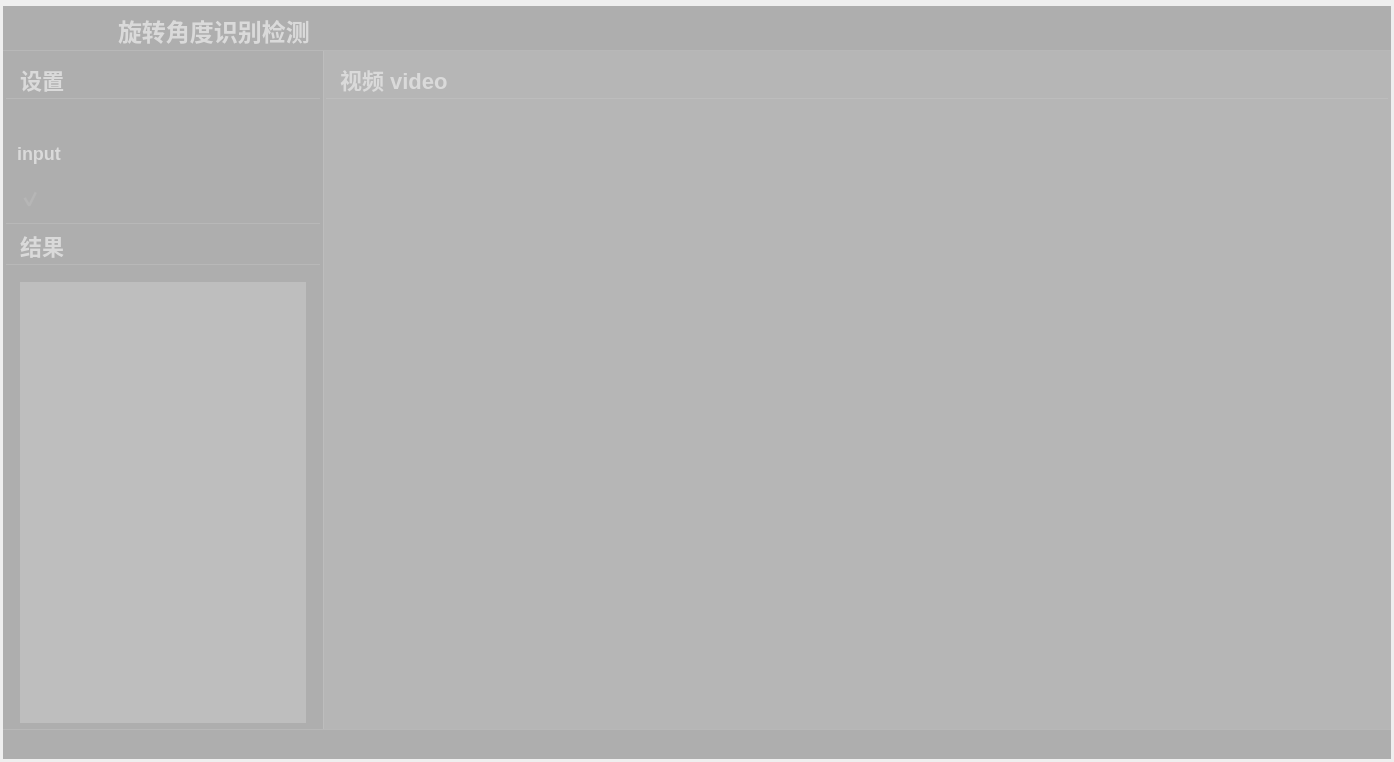
<?xml version="1.0" encoding="UTF-8"?>
<ui version="4.0">
 <class>mainWindow</class>
 <widget class="QMainWindow" name="mainWindow">
  <property name="geometry">
   <rect>
    <x>0</x>
    <y>0</y>
    <width>1394</width>
    <height>762</height>
   </rect>
  </property>
  <property name="mouseTracking">
   <bool>true</bool>
  </property>
  <property name="windowTitle">
   <string>YOLOv5检测界面</string>
  </property>
  <property name="windowIcon">
   <iconset>
    <normaloff>:/img/icon/图片1.png</normaloff>:/img/icon/图片1.png</iconset>
  </property>
  <property name="styleSheet">
   <string notr="true">#mainWindow{border:none;}</string>
  </property>
  <widget class="QWidget" name="centralwidget">
   <property name="styleSheet">
    <string notr="true"/>
   </property>
   <layout class="QVBoxLayout" name="verticalLayout_2">
    <property name="spacing">
     <number>0</number>
    </property>
    <property name="leftMargin">
     <number>0</number>
    </property>
    <property name="topMargin">
     <number>0</number>
    </property>
    <property name="rightMargin">
     <number>0</number>
    </property>
    <property name="bottomMargin">
     <number>0</number>
    </property>
    <item>
     <widget class="QGroupBox" name="groupBox_18">
      <property name="styleSheet">
       <string notr="true">#groupBox_18{border-image: url(:/beijing/beijing1.png);
border: 0px solid #42adff;
border-radius:5px;}</string>
      </property>
      <property name="title">
       <string/>
      </property>
      <layout class="QVBoxLayout" name="verticalLayout_6">
       <property name="spacing">
        <number>0</number>
       </property>
       <property name="leftMargin">
        <number>0</number>
       </property>
       <property name="topMargin">
        <number>0</number>
       </property>
       <property name="rightMargin">
        <number>0</number>
       </property>
       <property name="bottomMargin">
        <number>0</number>
       </property>
       <item>
        <widget class="QGroupBox" name="groupBox">
         <property name="minimumSize">
          <size>
           <width>0</width>
           <height>45</height>
          </size>
         </property>
         <property name="maximumSize">
          <size>
           <width>16777215</width>
           <height>45</height>
          </size>
         </property>
         <property name="styleSheet">
          <string notr="true">#groupBox{
background-color: rgba(75, 75, 75, 100);
border: 0px solid #42adff;
border-left: 0px solid rgba(29, 83, 185, 255);
border-right: 0px solid rgba(29, 83, 185, 255);
border-bottom: 1px solid rgba(200, 200, 200,100);
;
border-radius:0px;}</string>
         </property>
         <property name="title">
          <string/>
         </property>
         <layout class="QHBoxLayout" name="horizontalLayout">
          <property name="spacing">
           <number>0</number>
          </property>
          <property name="topMargin">
           <number>0</number>
          </property>
          <property name="bottomMargin">
           <number>0</number>
          </property>
          <item>
           <widget class="QLabel" name="label_7">
            <property name="minimumSize">
             <size>
              <width>40</width>
              <height>40</height>
             </size>
            </property>
            <property name="maximumSize">
             <size>
              <width>40</width>
              <height>40</height>
             </size>
            </property>
            <property name="styleSheet">
             <string notr="true">image: url(:/img/icon/conan.png);
image: url(:/beijing/tubiao.jpg);</string>
            </property>
            <property name="text">
             <string/>
            </property>
           </widget>
          </item>
          <item>
           <spacer name="horizontalSpacer_2">
            <property name="orientation">
             <enum>Qt::Horizontal</enum>
            </property>
            <property name="sizeHint" stdset="0">
             <size>
              <width>40</width>
              <height>20</height>
             </size>
            </property>
           </spacer>
          </item>
          <item>
           <widget class="QLabel" name="label_4">
            <property name="styleSheet">
             <string notr="true">QLabel
{
	font-size: 24px;
	font-family: &quot;Microsoft YaHei&quot;;
	font-weight: bold;
 		border-radius:9px;
		background:rgba(66, 195, 255, 0);
color: rgb(218, 218, 218);
}
</string>
            </property>
            <property name="text">
             <string>旋转角度识别检测</string>
            </property>
           </widget>
          </item>
          <item>
           <spacer name="horizontalSpacer_21">
            <property name="orientation">
             <enum>Qt::Horizontal</enum>
            </property>
            <property name="sizeHint" stdset="0">
             <size>
              <width>40</width>
              <height>20</height>
             </size>
            </property>
           </spacer>
          </item>
          <item>
           <spacer name="horizontalSpacer_20">
            <property name="orientation">
             <enum>Qt::Horizontal</enum>
            </property>
            <property name="sizeHint" stdset="0">
             <size>
              <width>40</width>
              <height>20</height>
             </size>
            </property>
           </spacer>
          </item>
          <item>
           <spacer name="horizontalSpacer_19">
            <property name="orientation">
             <enum>Qt::Horizontal</enum>
            </property>
            <property name="sizeHint" stdset="0">
             <size>
              <width>40</width>
              <height>20</height>
             </size>
            </property>
           </spacer>
          </item>
          <item>
           <spacer name="horizontalSpacer_18">
            <property name="orientation">
             <enum>Qt::Horizontal</enum>
            </property>
            <property name="sizeHint" stdset="0">
             <size>
              <width>40</width>
              <height>20</height>
             </size>
            </property>
           </spacer>
          </item>
          <item>
           <spacer name="horizontalSpacer_17">
            <property name="orientation">
             <enum>Qt::Horizontal</enum>
            </property>
            <property name="sizeHint" stdset="0">
             <size>
              <width>40</width>
              <height>20</height>
             </size>
            </property>
           </spacer>
          </item>
          <item>
           <spacer name="horizontalSpacer_12">
            <property name="orientation">
             <enum>Qt::Horizontal</enum>
            </property>
            <property name="sizeHint" stdset="0">
             <size>
              <width>40</width>
              <height>20</height>
             </size>
            </property>
           </spacer>
          </item>
          <item>
           <spacer name="horizontalSpacer_11">
            <property name="orientation">
             <enum>Qt::Horizontal</enum>
            </property>
            <property name="sizeHint" stdset="0">
             <size>
              <width>40</width>
              <height>20</height>
             </size>
            </property>
           </spacer>
          </item>
          <item>
           <spacer name="horizontalSpacer_16">
            <property name="orientation">
             <enum>Qt::Horizontal</enum>
            </property>
            <property name="sizeHint" stdset="0">
             <size>
              <width>40</width>
              <height>20</height>
             </size>
            </property>
           </spacer>
          </item>
          <item>
           <spacer name="horizontalSpacer_7">
            <property name="orientation">
             <enum>Qt::Horizontal</enum>
            </property>
            <property name="sizeHint" stdset="0">
             <size>
              <width>40</width>
              <height>20</height>
             </size>
            </property>
           </spacer>
          </item>
          <item>
           <spacer name="horizontalSpacer_10">
            <property name="orientation">
             <enum>Qt::Horizontal</enum>
            </property>
            <property name="sizeHint" stdset="0">
             <size>
              <width>40</width>
              <height>20</height>
             </size>
            </property>
           </spacer>
          </item>
          <item>
           <spacer name="horizontalSpacer_9">
            <property name="orientation">
             <enum>Qt::Horizontal</enum>
            </property>
            <property name="sizeHint" stdset="0">
             <size>
              <width>40</width>
              <height>20</height>
             </size>
            </property>
           </spacer>
          </item>
          <item>
           <spacer name="horizontalSpacer_8">
            <property name="orientation">
             <enum>Qt::Horizontal</enum>
            </property>
            <property name="sizeHint" stdset="0">
             <size>
              <width>40</width>
              <height>20</height>
             </size>
            </property>
           </spacer>
          </item>
          <item>
           <spacer name="horizontalSpacer_6">
            <property name="orientation">
             <enum>Qt::Horizontal</enum>
            </property>
            <property name="sizeHint" stdset="0">
             <size>
              <width>40</width>
              <height>20</height>
             </size>
            </property>
           </spacer>
          </item>
          <item>
           <spacer name="horizontalSpacer_5">
            <property name="orientation">
             <enum>Qt::Horizontal</enum>
            </property>
            <property name="sizeHint" stdset="0">
             <size>
              <width>40</width>
              <height>20</height>
             </size>
            </property>
           </spacer>
          </item>
          <item>
           <spacer name="horizontalSpacer_4">
            <property name="orientation">
             <enum>Qt::Horizontal</enum>
            </property>
            <property name="sizeHint" stdset="0">
             <size>
              <width>40</width>
              <height>20</height>
             </size>
            </property>
           </spacer>
          </item>
          <item>
           <spacer name="horizontalSpacer_3">
            <property name="orientation">
             <enum>Qt::Horizontal</enum>
            </property>
            <property name="sizeHint" stdset="0">
             <size>
              <width>40</width>
              <height>20</height>
             </size>
            </property>
           </spacer>
          </item>
          <item>
           <spacer name="horizontalSpacer">
            <property name="orientation">
             <enum>Qt::Horizontal</enum>
            </property>
            <property name="sizeHint" stdset="0">
             <size>
              <width>40</width>
              <height>20</height>
             </size>
            </property>
           </spacer>
          </item>
          <item>
           <layout class="QHBoxLayout" name="horizontalLayout_5">
            <property name="spacing">
             <number>0</number>
            </property>
           </layout>
          </item>
         </layout>
        </widget>
       </item>
       <item>
        <layout class="QHBoxLayout" name="horizontalLayout_7">
         <property name="spacing">
          <number>0</number>
         </property>
         <item>
          <widget class="QGroupBox" name="groupBox_8">
           <property name="minimumSize">
            <size>
             <width>320</width>
             <height>0</height>
            </size>
           </property>
           <property name="maximumSize">
            <size>
             <width>320</width>
             <height>16777215</height>
            </size>
           </property>
           <property name="styleSheet">
            <string notr="true">#groupBox_8{
background-color: rgba(75, 75, 75, 100);
border: 0px solid #42adff;
border-radius:0px;}
</string>
           </property>
           <property name="title">
            <string/>
           </property>
           <layout class="QVBoxLayout" name="verticalLayout_8" stretch="0,0,0,0,0,0,0,0">
            <property name="spacing">
             <number>11</number>
            </property>
            <property name="leftMargin">
             <number>0</number>
            </property>
            <property name="topMargin">
             <number>0</number>
            </property>
            <property name="rightMargin">
             <number>0</number>
            </property>
            <property name="bottomMargin">
             <number>0</number>
            </property>
            <item>
             <widget class="QGroupBox" name="groupBox_2">
              <property name="minimumSize">
               <size>
                <width>0</width>
                <height>42</height>
               </size>
              </property>
              <property name="maximumSize">
               <size>
                <width>16777215</width>
                <height>42</height>
               </size>
              </property>
              <property name="styleSheet">
               <string notr="true">#groupBox_2{
border: 0px solid #42adff;
border-bottom: 1px solid rgba(200, 200, 200,100);
border-radius:0px;}</string>
              </property>
              <property name="title">
               <string/>
              </property>
              <layout class="QHBoxLayout" name="horizontalLayout_35">
               <property name="leftMargin">
                <number>11</number>
               </property>
               <property name="topMargin">
                <number>0</number>
               </property>
               <property name="rightMargin">
                <number>11</number>
               </property>
               <property name="bottomMargin">
                <number>0</number>
               </property>
               <item>
                <widget class="QLabel" name="label_5">
                 <property name="minimumSize">
                  <size>
                   <width>0</width>
                   <height>0</height>
                  </size>
                 </property>
                 <property name="maximumSize">
                  <size>
                   <width>16777215</width>
                   <height>40</height>
                  </size>
                 </property>
                 <property name="styleSheet">
                  <string notr="true">QLabel
{
	font-size: 22px;
	font-family: &quot;Microsoft YaHei&quot;;
	font-weight: bold;
 		border-radius:9px;
		background:rgba(66, 195, 255, 0);
color: rgb(218, 218, 218);

}
</string>
                 </property>
                 <property name="text">
                  <string>&lt;html&gt;&lt;head/&gt;&lt;body&gt;&lt;p&gt;设置&lt;/p&gt;&lt;/body&gt;&lt;/html&gt;</string>
                 </property>
                </widget>
               </item>
               <item>
                <spacer name="horizontalSpacer_13">
                 <property name="orientation">
                  <enum>Qt::Horizontal</enum>
                 </property>
                 <property name="sizeHint" stdset="0">
                  <size>
                   <width>37</width>
                   <height>39</height>
                  </size>
                 </property>
                </spacer>
               </item>
              </layout>
             </widget>
            </item>
            <item>
             <widget class="QLabel" name="label">
              <property name="text">
               <string/>
              </property>
             </widget>
            </item>
            <item>
             <layout class="QHBoxLayout" name="horizontalLayout_2">
              <property name="leftMargin">
               <number>11</number>
              </property>
              <property name="rightMargin">
               <number>11</number>
              </property>
             </layout>
            </item>
            <item>
             <layout class="QHBoxLayout" name="horizontalLayout_9">
              <property name="leftMargin">
               <number>11</number>
              </property>
              <property name="rightMargin">
               <number>0</number>
              </property>
              <item>
               <widget class="QLabel" name="label_10">
                <property name="maximumSize">
                 <size>
                  <width>80</width>
                  <height>16777215</height>
                 </size>
                </property>
                <property name="styleSheet">
                 <string notr="true">QLabel
{
	font-size: 18px;
	font-family: &quot;Microsoft YaHei&quot;;
	font-weight: bold;
 		border-radius:9px;
		background:rgba(66, 195, 255, 0);
color: rgb(218, 218, 218);
}
</string>
                </property>
                <property name="text">
                 <string>input</string>
                </property>
               </widget>
              </item>
              <item>
               <layout class="QHBoxLayout" name="horizontalLayout_11">
                <item>
                 <widget class="QGroupBox" name="groupBox_5">
                  <property name="styleSheet">
                   <string notr="true">#groupBox_5{
background-color: rgba(48,148,243,0);
border: 0px solid #42adff;
border-left: 0px solid #d9d9d9;
border-right: 0px solid rgba(29, 83, 185, 255);
border-radius:0px;}</string>
                  </property>
                  <property name="title">
                   <string/>
                  </property>
                  <layout class="QHBoxLayout" name="horizontalLayout_8">
                   <property name="leftMargin">
                    <number>0</number>
                   </property>
                   <property name="topMargin">
                    <number>0</number>
                   </property>
                   <property name="rightMargin">
                    <number>0</number>
                   </property>
                   <property name="bottomMargin">
                    <number>0</number>
                   </property>
                   <item>
                    <widget class="QPushButton" name="fileButton">
                     <property name="minimumSize">
                      <size>
                       <width>55</width>
                       <height>28</height>
                      </size>
                     </property>
                     <property name="maximumSize">
                      <size>
                       <width>16777215</width>
                       <height>28</height>
                      </size>
                     </property>
                     <property name="toolTip">
                      <string>file</string>
                     </property>
                     <property name="styleSheet">
                      <string notr="true">QPushButton{font-family: &quot;Microsoft YaHei&quot;;
	image: url(:/beijing/打开.png);
font-size: 14px;
font-weight: bold;
color:white;
text-align: center center;
padding-left: 5px;
padding-right: 5px;
padding-top: 4px;
padding-bottom: 4px;
border-style: solid;
border-width: 0px;
border-color: rgba(255, 255, 255, 255);
border-radius: 3px;
background-color: rgba(200, 200, 200,0);}

QPushButton:focus{outline: none;}

QPushButton::pressed{font-family: &quot;Microsoft YaHei&quot;;
                     font-size: 14px;
                     font-weight: bold;
                     color:rgb(200,200,200);
                     text-align: center center;
                     padding-left: 5px;
                     padding-right: 5px;
                     padding-top: 4px;
                     padding-bottom: 4px;
                     border-style: solid;
                     border-width: 0px;
                     border-color: rgba(255, 255, 255, 255);
                     border-radius: 3px;
                     background-color:  #bf513b;}

QPushButton::disabled{font-family: &quot;Microsoft YaHei&quot;;
                     font-size: 14px;
                     font-weight: bold;
                     color:rgb(200,200,200);
                     text-align: center center;
                     padding-left: 5px;
                     padding-right: 5px;
                     padding-top: 4px;
                     padding-bottom: 4px;
                     border-style: solid;
                     border-width: 0px;
                     border-color: rgba(255, 255, 255, 255);
                     border-radius: 3px;
                     background-color:  #bf513b;}
QPushButton::hover {
border-style: solid;
border-width: 0px;
border-radius: 0px;
background-color: rgba(48,148,243,80);}</string>
                     </property>
                     <property name="text">
                      <string/>
                     </property>
                     <property name="icon">
                      <iconset>
                       <normaloff>:/img/icon/打开.png</normaloff>:/img/icon/打开.png</iconset>
                     </property>
                    </widget>
                   </item>
                   <item>
                    <widget class="QPushButton" name="cameraButton">
                     <property name="minimumSize">
                      <size>
                       <width>55</width>
                       <height>28</height>
                      </size>
                     </property>
                     <property name="maximumSize">
                      <size>
                       <width>16777215</width>
                       <height>28</height>
                      </size>
                     </property>
                     <property name="toolTip">
                      <string>camera</string>
                     </property>
                     <property name="styleSheet">
                      <string notr="true">QPushButton{font-family: &quot;Microsoft YaHei&quot;;
	image: url(:/beijing/摄像头开.png);
font-size: 14px;
font-weight: bold;
color:white;
text-align: center center;
padding-left: 5px;
padding-right: 5px;
padding-top: 4px;
padding-bottom: 4px;
border-style: solid;
border-width: 0px;
border-color: rgba(255, 255, 255, 255);
border-radius: 3px;
background-color: rgba(48,148,243,0);}

QPushButton:focus{outline: none;}

QPushButton::pressed{font-family: &quot;Microsoft YaHei&quot;;
                     font-size: 14px;
                     font-weight: bold;
                     color:rgb(200,200,200);
                     text-align: center center;
                     padding-left: 5px;
                     padding-right: 5px;
                     padding-top: 4px;
                     padding-bottom: 4px;
                     border-style: solid;
                     border-width: 0px;
                     border-color: rgba(255, 255, 255, 255);
                     border-radius: 3px;
                     background-color:  #bf513b;}

QPushButton::disabled{font-family: &quot;Microsoft YaHei&quot;;
                     font-size: 14px;
                     font-weight: bold;
                     color:rgb(200,200,200);
                     text-align: center center;
                     padding-left: 5px;
                     padding-right: 5px;
                     padding-top: 4px;
                     padding-bottom: 4px;
                     border-style: solid;
                     border-width: 0px;
                     border-color: rgba(255, 255, 255, 255);
                     border-radius: 3px;
                     background-color:  #bf513b;}
QPushButton::hover {
border-style: solid;
border-width: 0px;
border-radius: 0px;
background-color: rgba(48,148,243,80);}</string>
                     </property>
                     <property name="text">
                      <string/>
                     </property>
                     <property name="icon">
                      <iconset>
                       <normaloff>:/img/icon/摄像头开.png</normaloff>:/img/icon/摄像头开.png</iconset>
                     </property>
                    </widget>
                   </item>
                   <item>
                    <widget class="QPushButton" name="rtspButton">
                     <property name="minimumSize">
                      <size>
                       <width>55</width>
                       <height>28</height>
                      </size>
                     </property>
                     <property name="maximumSize">
                      <size>
                       <width>16777215</width>
                       <height>28</height>
                      </size>
                     </property>
                     <property name="toolTip">
                      <string>rtsp</string>
                     </property>
                     <property name="styleSheet">
                      <string notr="true">QPushButton{font-family: &quot;Microsoft YaHei&quot;;
	image: url(:/beijing/实时视频流解析.png);
font-size: 14px;
font-weight: bold;
color:white;
text-align: center center;
padding-left: 5px;
padding-right: 5px;
padding-top: 4px;
padding-bottom: 4px;
border-style: solid;
border-width: 0px;
border-color: rgba(255, 255, 255, 255);
border-radius: 3px;
background-color: rgba(48,148,243,0);}

QPushButton:focus{outline: none;}

QPushButton::pressed{font-family: &quot;Microsoft YaHei&quot;;
                     font-size: 14px;
                     font-weight: bold;
                     color:rgb(200,200,200);
                     text-align: center center;
                     padding-left: 5px;
                     padding-right: 5px;
                     padding-top: 4px;
                     padding-bottom: 4px;
                     border-style: solid;
                     border-width: 0px;
                     border-color: rgba(255, 255, 255, 255);
                     border-radius: 3px;
                     background-color:  #bf513b;}

QPushButton::disabled{font-family: &quot;Microsoft YaHei&quot;;
                     font-size: 14px;
                     font-weight: bold;
                     color:rgb(200,200,200);
                     text-align: center center;
                     padding-left: 5px;
                     padding-right: 5px;
                     padding-top: 4px;
                     padding-bottom: 4px;
                     border-style: solid;
                     border-width: 0px;
                     border-color: rgba(255, 255, 255, 255);
                     border-radius: 3px;
                     background-color:  #bf513b;}
QPushButton::hover {
border-style: solid;
border-width: 0px;
border-radius: 0px;
background-color: rgba(48,148,243,80);}</string>
                     </property>
                     <property name="text">
                      <string/>
                     </property>
                     <property name="icon">
                      <iconset>
                       <normaloff>:/img/icon/实时视频流解析.png</normaloff>:/img/icon/实时视频流解析.png</iconset>
                     </property>
                    </widget>
                   </item>
                  </layout>
                 </widget>
                </item>
               </layout>
              </item>
             </layout>
            </item>
            <item>
             <layout class="QVBoxLayout" name="verticalLayout">
              <property name="spacing">
               <number>4</number>
              </property>
              <property name="leftMargin">
               <number>11</number>
              </property>
              <property name="rightMargin">
               <number>11</number>
              </property>
             </layout>
            </item>
            <item>
             <layout class="QVBoxLayout" name="verticalLayout_5">
              <property name="spacing">
               <number>4</number>
              </property>
              <property name="leftMargin">
               <number>11</number>
              </property>
              <property name="rightMargin">
               <number>11</number>
              </property>
             </layout>
            </item>
            <item>
             <widget class="QGroupBox" name="groupBox_6">
              <property name="minimumSize">
               <size>
                <width>0</width>
                <height>0</height>
               </size>
              </property>
              <property name="maximumSize">
               <size>
                <width>16777215</width>
                <height>42</height>
               </size>
              </property>
              <property name="styleSheet">
               <string notr="true">#groupBox_6{
border: 0px solid #42adff;
border-radius:0px;}</string>
              </property>
              <property name="title">
               <string/>
              </property>
              <layout class="QHBoxLayout" name="horizontalLayout_36">
               <property name="leftMargin">
                <number>11</number>
               </property>
               <property name="topMargin">
                <number>0</number>
               </property>
               <property name="rightMargin">
                <number>11</number>
               </property>
               <property name="bottomMargin">
                <number>0</number>
               </property>
               <item>
                <widget class="QCheckBox" name="saveCheckBox">
                 <property name="styleSheet">
                  <string notr="true">
QCheckBox
{font-size: 18px;
	font-family: &quot;Microsoft YaHei&quot;;
	font-weight: bold;
 		border-radius:9px;
		background:rgba(66, 195, 255, 0);
color: rgb(218, 218, 218);;}

QCheckBox::indicator {
	width: 20px;
	height: 20px;
}
QCheckBox::indicator:unchecked {
    image: url(:/img/icon/button-off.png);
}

QCheckBox::indicator:checked {
    
    image: url(:/img/icon/button-on.png);
}
</string>
                 </property>
                 <property name="text">
                  <string/>
                 </property>
                 <property name="checked">
                  <bool>true</bool>
                 </property>
                </widget>
               </item>
              </layout>
             </widget>
            </item>
            <item>
             <layout class="QVBoxLayout" name="verticalLayout_7" stretch="0,1">
              <property name="topMargin">
               <number>0</number>
              </property>
              <property name="bottomMargin">
               <number>0</number>
              </property>
              <item>
               <widget class="QGroupBox" name="groupBox_9">
                <property name="minimumSize">
                 <size>
                  <width>0</width>
                  <height>42</height>
                 </size>
                </property>
                <property name="maximumSize">
                 <size>
                  <width>16777215</width>
                  <height>42</height>
                 </size>
                </property>
                <property name="styleSheet">
                 <string notr="true">#groupBox_9{
border: 0px solid #42adff;
border-top: 1px solid rgba(200, 200, 200,100);
border-bottom: 1px solid rgba(200, 200, 200,100);
border-radius:0px;}</string>
                </property>
                <property name="title">
                 <string/>
                </property>
                <layout class="QHBoxLayout" name="horizontalLayout_38">
                 <property name="leftMargin">
                  <number>11</number>
                 </property>
                 <property name="topMargin">
                  <number>0</number>
                 </property>
                 <property name="rightMargin">
                  <number>11</number>
                 </property>
                 <property name="bottomMargin">
                  <number>0</number>
                 </property>
                 <item>
                  <widget class="QLabel" name="label_11">
                   <property name="styleSheet">
                    <string notr="true">QLabel
{
	font-size: 22px;
	font-family: &quot;Microsoft YaHei&quot;;
	font-weight: bold;
 		border-radius:9px;
		background:rgba(66, 195, 255, 0);
color: rgb(218, 218, 218);
}
</string>
                   </property>
                   <property name="text">
                    <string>结果</string>
                   </property>
                  </widget>
                 </item>
                 <item>
                  <spacer name="horizontalSpacer_15">
                   <property name="orientation">
                    <enum>Qt::Horizontal</enum>
                   </property>
                   <property name="sizeHint" stdset="0">
                    <size>
                     <width>37</width>
                     <height>39</height>
                    </size>
                   </property>
                  </spacer>
                 </item>
                </layout>
               </widget>
              </item>
              <item>
               <widget class="QGroupBox" name="groupBox_10">
                <property name="minimumSize">
                 <size>
                  <width>0</width>
                  <height>42</height>
                 </size>
                </property>
                <property name="maximumSize">
                 <size>
                  <width>16777215</width>
                  <height>16777215</height>
                 </size>
                </property>
                <property name="styleSheet">
                 <string notr="true">#groupBox_10{
border: 0px solid #42adff;

border-radius:0px;}</string>
                </property>
                <property name="title">
                 <string/>
                </property>
                <layout class="QHBoxLayout" name="horizontalLayout_39">
                 <property name="leftMargin">
                  <number>11</number>
                 </property>
                 <property name="topMargin">
                  <number>0</number>
                 </property>
                 <property name="rightMargin">
                  <number>11</number>
                 </property>
                 <property name="bottomMargin">
                  <number>0</number>
                 </property>
                 <item>
                  <widget class="QTextBrowser" name="textBrowser">
                   <property name="font">
                    <font>
                     <family>宋体</family>
                     <pointsize>12</pointsize>
                    </font>
                   </property>
                   <property name="styleSheet">
                    <string notr="true">QTextBrowser
{
background-color:rgba(255,255,255,50);
border:none;
}</string>
                   </property>
                  </widget>
                 </item>
                </layout>
               </widget>
              </item>
             </layout>
            </item>
           </layout>
          </widget>
         </item>
         <item>
          <widget class="QGroupBox" name="groupBox_201">
           <property name="styleSheet">
            <string notr="true">#groupBox_201{
background-color: rgba(95, 95, 95, 100);
border: 0px solid #42adff;
border-left: 1px solid rgba(200, 200, 200,100);
border-right: 0px solid rgba(29, 83, 185, 255);
border-radius:0px;}</string>
           </property>
           <property name="title">
            <string/>
           </property>
           <layout class="QVBoxLayout" name="verticalLayout_4" stretch="0,0">
            <property name="leftMargin">
             <number>0</number>
            </property>
            <property name="topMargin">
             <number>0</number>
            </property>
            <property name="rightMargin">
             <number>0</number>
            </property>
            <property name="bottomMargin">
             <number>0</number>
            </property>
            <item>
             <widget class="QGroupBox" name="groupBox_3">
              <property name="minimumSize">
               <size>
                <width>0</width>
                <height>42</height>
               </size>
              </property>
              <property name="maximumSize">
               <size>
                <width>16777215</width>
                <height>42</height>
               </size>
              </property>
              <property name="styleSheet">
               <string notr="true">#groupBox_3{
border: 0px solid #42adff;
border-bottom: 1px solid rgba(200, 200, 200,100);
border-radius:0px;}</string>
              </property>
              <property name="title">
               <string/>
              </property>
              <layout class="QHBoxLayout" name="horizontalLayout_6">
               <property name="leftMargin">
                <number>11</number>
               </property>
               <property name="topMargin">
                <number>0</number>
               </property>
               <property name="rightMargin">
                <number>11</number>
               </property>
               <property name="bottomMargin">
                <number>0</number>
               </property>
               <item>
                <widget class="QLabel" name="label_6">
                 <property name="minimumSize">
                  <size>
                   <width>0</width>
                   <height>0</height>
                  </size>
                 </property>
                 <property name="maximumSize">
                  <size>
                   <width>16777215</width>
                   <height>40</height>
                  </size>
                 </property>
                 <property name="styleSheet">
                  <string notr="true">QLabel
{
	font-size: 22px;
	font-family: &quot;Microsoft YaHei&quot;;
	font-weight: bold;
 		border-radius:9px;
		background:rgba(66, 195, 255, 0);
color: rgb(218, 218, 218);
}
</string>
                 </property>
                 <property name="text">
                  <string>视频 video</string>
                 </property>
                </widget>
               </item>
               <item>
                <spacer name="horizontalSpacer_14">
                 <property name="orientation">
                  <enum>Qt::Horizontal</enum>
                 </property>
                 <property name="sizeHint" stdset="0">
                  <size>
                   <width>40</width>
                   <height>20</height>
                  </size>
                 </property>
                </spacer>
               </item>
               <item>
                <widget class="QLabel" name="fps_label">
                 <property name="minimumSize">
                  <size>
                   <width>100</width>
                   <height>40</height>
                  </size>
                 </property>
                 <property name="maximumSize">
                  <size>
                   <width>100</width>
                   <height>40</height>
                  </size>
                 </property>
                 <property name="styleSheet">
                  <string notr="true">QLabel
{
	font-size: 20px;
	font-family: &quot;Microsoft YaHei&quot;;
	font-weight: bold;
 		border-radius:9px;
		background:rgba(66, 195, 255, 0);
color: rgb(218, 218, 218);
}
</string>
                 </property>
                 <property name="text">
                  <string/>
                 </property>
                 <property name="alignment">
                  <set>Qt::AlignCenter</set>
                 </property>
                </widget>
               </item>
              </layout>
             </widget>
            </item>
            <item>
             <layout class="QHBoxLayout" name="horizontalLayout_12">
              <property name="leftMargin">
               <number>11</number>
              </property>
              <property name="rightMargin">
               <number>11</number>
              </property>
              <item>
               <widget class="QLabel" name="labelout">
                <property name="font">
                 <font>
                  <family>黑体</family>
                  <pointsize>12</pointsize>
                 </font>
                </property>
                <property name="styleSheet">
                 <string notr="true"/>
                </property>
                <property name="text">
                 <string/>
                </property>
               </widget>
              </item>
             </layout>
            </item>
           </layout>
          </widget>
         </item>
        </layout>
       </item>
       <item>
        <widget class="QGroupBox" name="groupBox_4">
         <property name="minimumSize">
          <size>
           <width>0</width>
           <height>30</height>
          </size>
         </property>
         <property name="maximumSize">
          <size>
           <width>16777215</width>
           <height>30</height>
          </size>
         </property>
         <property name="styleSheet">
          <string notr="true">#groupBox_4{
background-color: rgba(75, 75, 75, 100);
border: 0px solid #42adff;
border-left: 0px solid rgba(29, 83, 185, 255);
border-right: 0px solid rgba(29, 83, 185, 255);
border-top: 1px solid rgba(200, 200, 200,100);
border-radius:0px;}</string>
         </property>
         <property name="title">
          <string/>
         </property>
         <layout class="QHBoxLayout" name="horizontalLayout_10">
          <property name="spacing">
           <number>0</number>
          </property>
          <property name="topMargin">
           <number>0</number>
          </property>
          <property name="bottomMargin">
           <number>0</number>
          </property>
          <item>
           <widget class="QLabel" name="statistic_label">
            <property name="mouseTracking">
             <bool>false</bool>
            </property>
            <property name="styleSheet">
             <string notr="true">QLabel
{
	font-size: 16px;
	font-family: &quot;Microsoft YaHei&quot;;
	font-weight: light;
 		border-radius:9px;
		background:rgba(66, 195, 255, 0);
color: rgb(218, 218, 218);
}
</string>
            </property>
            <property name="text">
             <string/>
            </property>
           </widget>
          </item>
         </layout>
        </widget>
       </item>
      </layout>
     </widget>
    </item>
   </layout>
  </widget>
 </widget>
 <resources>
  <include location="picture.qrc"/>
 </resources>
 <connections/>
</ui>
